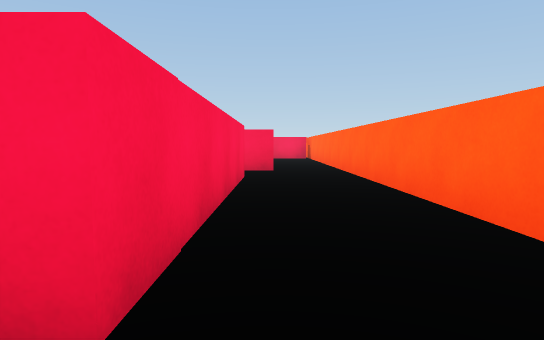
[1] (above)

17 first-person views from a walk through a scene from a Unity 3-D project. The camera is 0.62 m above the floor, tilts 4° down and sees 75° across. The floor is counted in squares, 1 m on a side. Each view is taken from the middle of a square. On the plan, view 1 faces up. The plan holds only what a view shows up to about 10 squares ahead; the rest is blank. The place goes on beyond the plan. The player is left out.

[2]
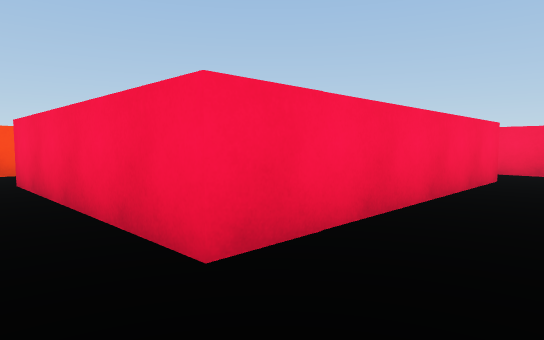

[3]
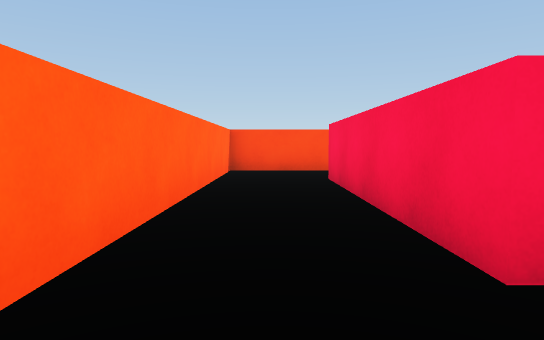

[4]
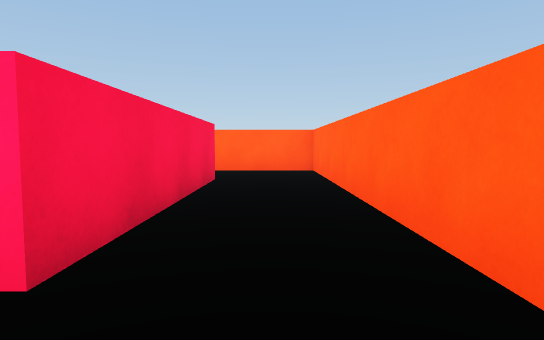

[5]
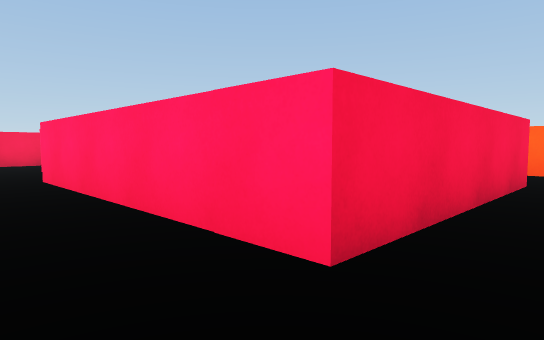

[6]
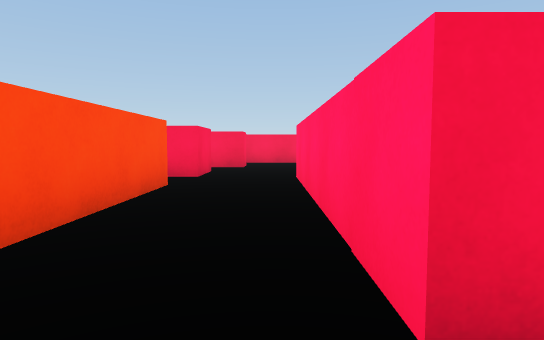

[7]
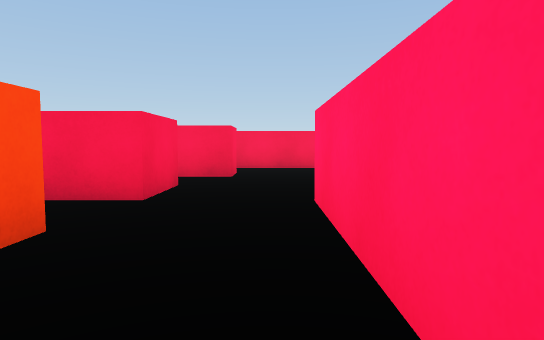

[8]
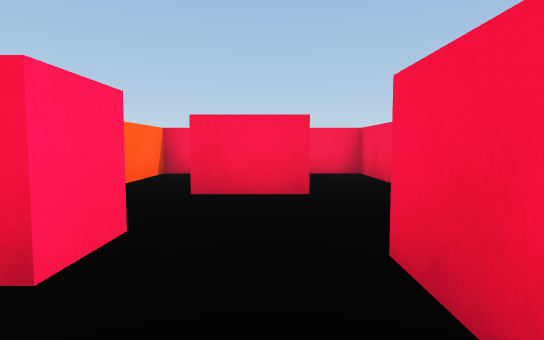

[9]
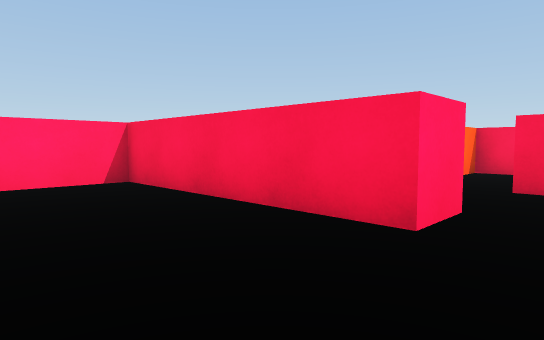

[10]
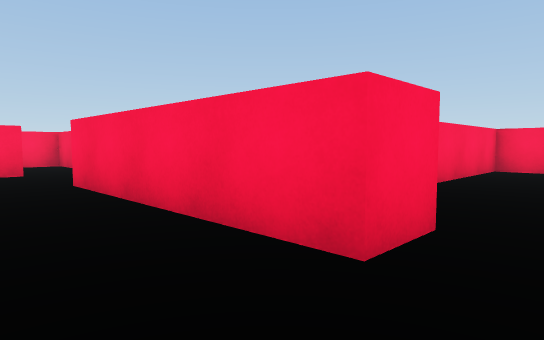

[11]
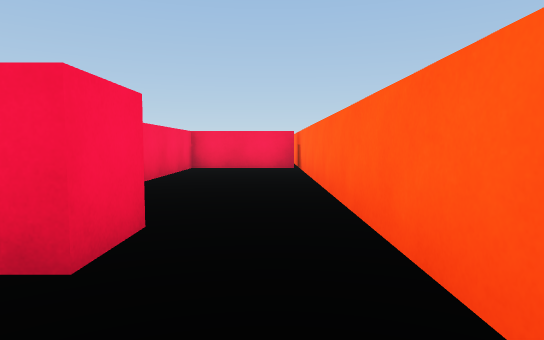

[12]
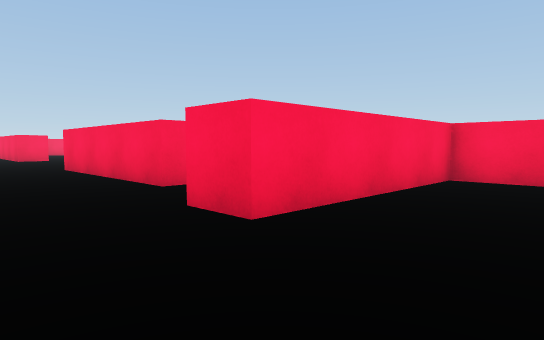

[13]
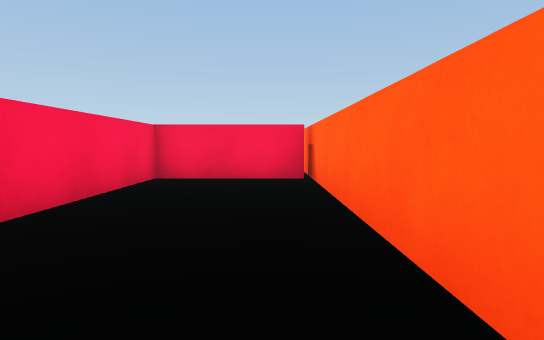

[14]
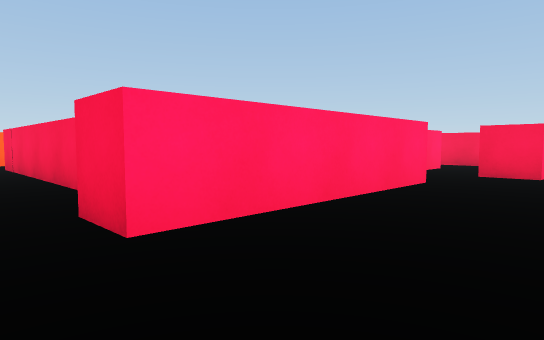

[15]
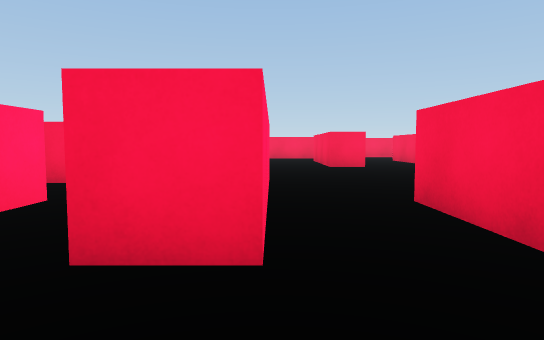

[16]
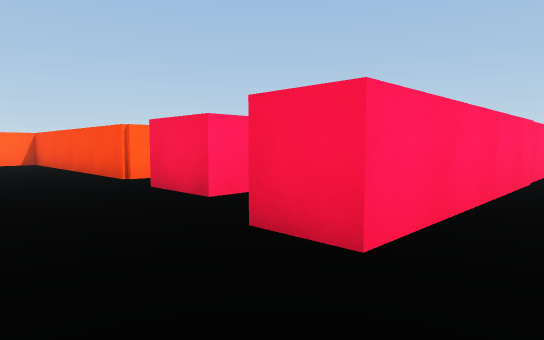

[17]
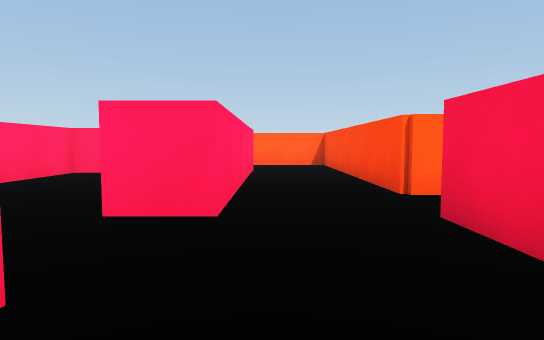

### Floor plan
Points are (right, up) in squares from view 1. A wall is a line through its corners. A room is listed if a view was taken in it or the views show most of it. See-through windows are left out.
Room 1 (views 1, 2, 3, 10, 11)
walls: (-0.5, 7) (-0.5, 1) (-5.5, 1); (0, 8.7) (-1.5, 8.7); (-5.6, -1) (1.8, -1) (1.8, 8.5)
ways out: opening at (-5, 0) to room 2; opening at (-1, 7.5) to room 2; opening at (1, 9) to room 3
Room 2 (views 4, 5, 6, 7, 8, 9, 15, 16, 17)
walls: (-8.5, 11) (-6.8, 11) (-6.8, 10) (-10.8, 10) (-10.8, 5.6) (-7.6, 5.6) (-7.6, -1) (-5.6, -1); (-1.5, 8.7) (-5, 8.7) (-5, 9.7) (-2.5, 9.7); (-5.5, 1) (-5.5, 7) (-4.5, 7) (-4.5, 2) (-1.6, 2) (-1.6, 4.2); (-3.9, 13) (-3.9, 12.6) (-9, 12.6)
ways out: opening at (-5, 0) to room 1; opening at (-1, 7.5) to room 1; opening at (-7.5, 12)
objects: block (-9, 7) to (-8, 8)
Room 3 (views 12, 13, 14)
walls: (-2.5, 9.7) (0, 9.7) (0, 8.7); (1.8, 8.5) (1.8, 16.9); (1.6, 16.6) (-1.2, 16.6) (-1.2, 11.9) (-2.2, 11.9)
ways out: opening at (1, 9) to room 1

Positions as (right, up) in squares from view 1, and headings:
1: (0, 0), facing up
2: (1, 0), facing up-left
3: (1, 0), facing left
4: (-7, 0), facing right
5: (-7, 0), facing up-right
6: (-6, 0), facing up
7: (-6, 3), facing up
8: (-3, 8), facing left
9: (-2, 8), facing down-left
10: (1, 7), facing up-left
11: (1, 7), facing up
12: (1, 10), facing up-left
13: (1, 10), facing up
14: (1, 12), facing down-left
15: (-5, 11), facing left
16: (-5, 12), facing down-left
17: (-6, 10), facing down
